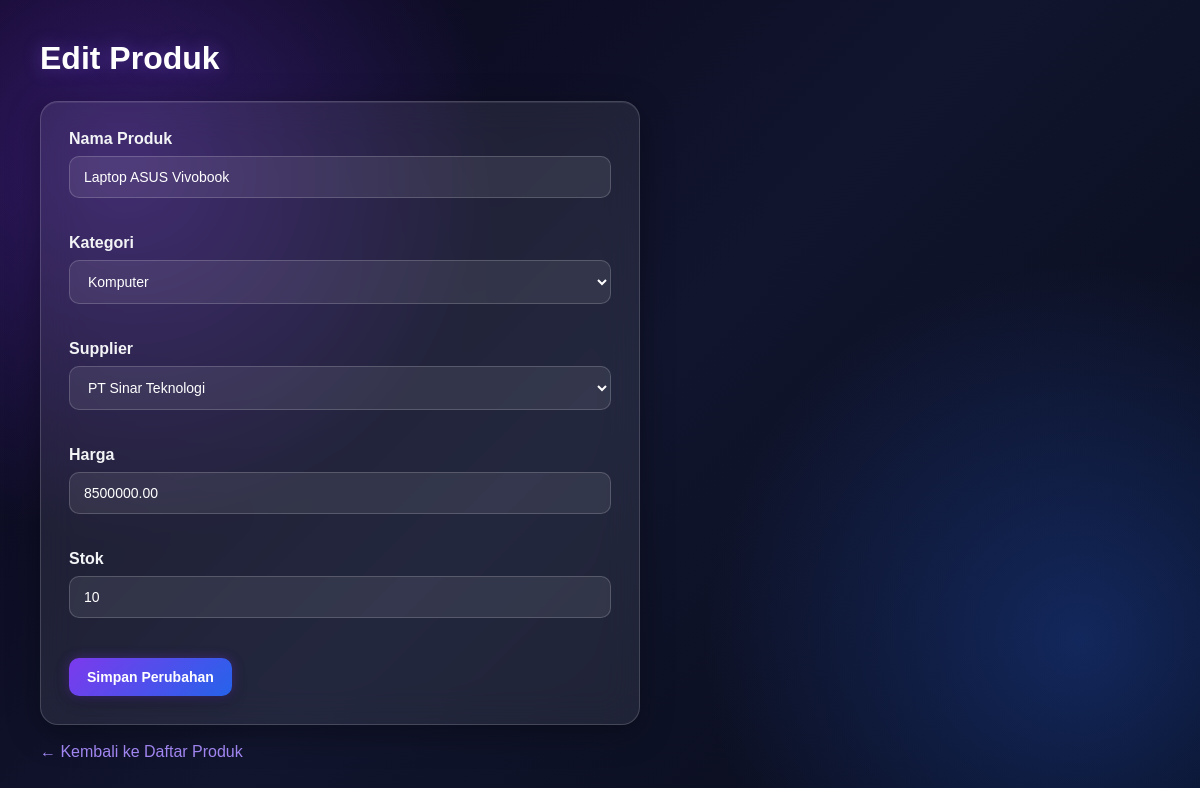
The page /edit.php?id=1 on the database its author committed.
### tables this page shows
CREATE TABLE products (
    id INT AUTO_INCREMENT PRIMARY KEY,
    name VARCHAR(150) NOT NULL,
    category_id INT NOT NULL,
    supplier_id INT NOT NULL,
    price DECIMAL(12,2) NOT NULL,
    stock INT NOT NULL DEFAULT 0,

    CONSTRAINT fk_products_category
        FOREIGN KEY (category_id)
        REFERENCES categories(id)
        ON UPDATE CASCADE
        ON DELETE RESTRICT,

    CONSTRAINT fk_products_supplier
        FOREIGN KEY (supplier_id)
        REFERENCES suppliers(id)
        ON UPDATE CASCADE
        ON DELETE RESTRICT
);

CREATE TABLE categories (
    id INT AUTO_INCREMENT PRIMARY KEY,
    name VARCHAR(100) NOT NULL
);

CREATE TABLE suppliers (
    id INT AUTO_INCREMENT PRIMARY KEY,
    name VARCHAR(100) NOT NULL,
    phone VARCHAR(20)
);

### edit.php (the view, shortened to what this page needs)
<?php
$db = Database::getInstance();
$pdo = $db->getConnection();
$id = $_GET['id'] ?? '';
$stmt = $pdo->prepare("
    SELECT id, name, category_id, supplier_id, price, stock
    FROM products
    WHERE id = :id
");
$stmt->execute([
    ':id' => $id
]);
$product = $stmt->fetch();
$categoryStmt = $pdo->query("
    SELECT id, name
    FROM categories
    ORDER BY name ASC
");
$categories = $categoryStmt->fetchAll();
$supplierStmt = $pdo->query("
    SELECT id, name
    FROM suppliers
    ORDER BY name ASC
");
$suppliers = $supplierStmt->fetchAll();
?>
<!DOCTYPE html>
<html lang="id">
<head>
    <link rel="stylesheet" href="assets/style.css">
</head>
<body>
    <h1>Edit Produk</h1>
    <form method="POST">
        <div>
            <label for="name">
                Nama Produk
            </label>
            <input
                type="text"
                id="name"
                name="name"
                value="<?= htmlspecialchars($product['name']) ?>"
                required
            >
        </div>
        <br>
        <div>
            <label for="category_id">
                Kategori
            </label>
            <select
                id="category_id"
                name="category_id"
                required
            >
                <?php foreach ($categories as $category): ?>
                    <option
                        value="<?= htmlspecialchars($category['id']) ?>"
                        <?= ($product['category_id'] == $category['id']) ? 'selected' : '' ?>
                    >
                        <?= htmlspecialchars($category['name']) ?>
                    </option>
                <?php endforeach; ?>
            </select>
        </div>
        <br>
        <div>
            <label for="supplier_id">
                Supplier
            </label>
            <select
                id="supplier_id"
                name="supplier_id"
                required
            >
                <?php foreach ($suppliers as $supplier): ?>
                    <option
                        value="<?= htmlspecialchars($supplier['id']) ?>"
                        <?= ($product['supplier_id'] == $supplier['id']) ? 'selected' : '' ?>
                    >
                        <?= htmlspecialchars($supplier['name']) ?>
                    </option>
                <?php endforeach; ?>
            </select>
        </div>
        <br>
        <div>
            <label for="price">
                Harga
            </label>
            <input
                type="number"
                id="price"
                name="price"
                min="0"
                step="0.01"
                value="<?= htmlspecialchars($product['price']) ?>"
                required
            >
        </div>
        <br>
        <div>
            <label for="stock">
                Stok
            </label>
            <input
                type="number"
                id="stock"
                name="stock"
                min="0"
                value="<?= htmlspecialchars($product['stock']) ?>"
                required
            >
        </div>
        <br>
        <button type="submit">
            Simpan Perubahan
        </button>
    </form>
    <br>
    <a href="index.php">
        ← Kembali ke Daftar Produk
    </a>
</body>
</html>

### assets/style.css (style rules this page uses)
* { box-sizing: border-box; margin: 0; padding: 0; }
body { font-family: Arial, Helvetica, sans-serif; min-height: 100vh; padding: 40px; color: #ffffff; background: radial-gradient(circle at 10% 20%, rgba(124, 58, 237, 0.35), transparent 30%), radial-gradient(circle at 90% 80%, rgba(37, 99, 235, 0.30), transparent 30%), linear-gradient(135deg, #09051a, #11152e, #080b18); background-attachment: fixed; }
h1 { font-size: 32px; margin-bottom: 24px; color: #ffffff; text-shadow: 0 0 18px rgba(139, 92, 246, 0.45); }
form, table { background: rgba(255, 255, 255, 0.08); border: 1px solid rgba(255, 255, 255, 0.16); box-shadow: 0 8px 32px rgba(0, 0, 0, 0.35), inset 0 1px 0 rgba(255, 255, 255, 0.08); backdrop-filter: blur(18px); -webkit-backdrop-filter: blur(18px); }
.btn, form button { display: inline-block; border: none; padding: 11px 18px; border-radius: 10px; color: #ffffff; background: linear-gradient(135deg, #7c3aed, #2563eb); font-size: 14px; font-weight: bold; text-decoration: none; cursor: pointer; box-shadow: 0 0 12px rgba(124, 58, 237, 0.35), 0 5px 15px rgba(0, 0, 0, 0.25); transition: all 0.25s ease; }
a { color: #a78bfa; text-decoration: none; transition: 0.2s ease; }
form { max-width: 600px; padding: 28px; border-radius: 18px; }
form label { display: block; margin-bottom: 8px; color: #f3f4f6; font-weight: bold; }
form input, form select { width: 100%; padding: 12px 14px; margin-bottom: 18px; color: #ffffff; background: rgba(255, 255, 255, 0.08); border: 1px solid rgba(255, 255, 255, 0.18); border-radius: 10px; outline: none; font-size: 14px; transition: all 0.25s ease; }
form input::placeholder { color: #9ca3af; }
form select option { color: #111827; background: #ffffff; }
form button { margin-top: 4px; }

### rows shown on the page
products: name "Laptop ASUS Vivobook", category_id "Komputer", supplier_id "PT Sinar Teknologi", price "8500000.00", stock "10"
